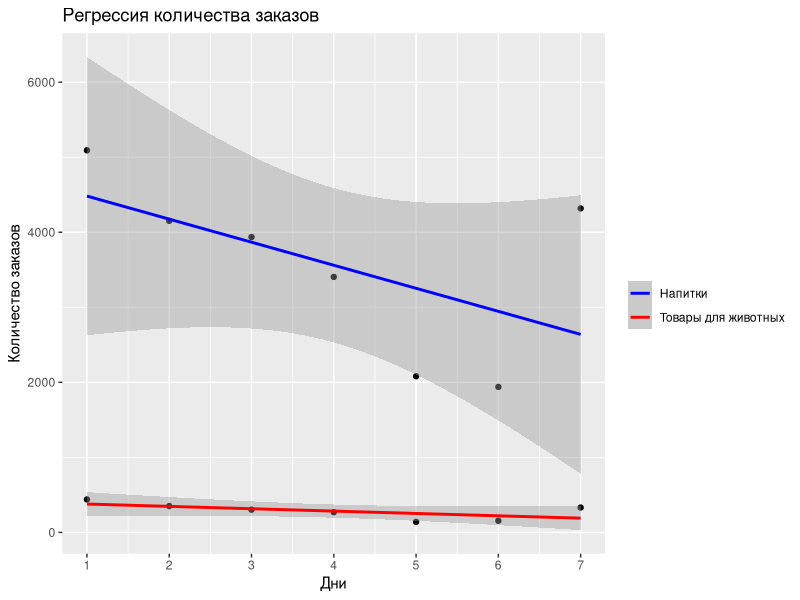

Generate this figure with R:
library(ggplot2)
data <- read.table(file = 'data/ulabox_orders_with_categories_partials_2017.csv', header = TRUE, sep = ",")

drinks_data <- subset(data, Drinks. > 0 )
agg_drinks_data <- aggregate(
  drinks_data$Drinks.,
  by = list(drinks_data$weekday),
  FUN = length
)

pets_data <- subset(data, Pets. > 0 )
agg_pets_data <- aggregate(
  pets_data$Pets.,
  by = list(pets_data$weekday),
  FUN = length
)

myplot <- ggplot() +
geom_point( aes(x = agg_drinks_data$Group.1, y = agg_drinks_data$x)) +
  geom_smooth(aes(x = agg_drinks_data$Group.1, y = agg_drinks_data$x, color='Напитки'), method='lm') +
  geom_point(aes(x =agg_pets_data$ Group.1, y = agg_pets_data$x)) +
  geom_smooth(method='lm', aes(x =agg_pets_data$ Group.1, y = agg_pets_data$x, color="Товары для животных")) +
  scale_x_continuous(breaks = seq(1, 7)) +
  labs(
    title = "Регрессия количества заказов",
    y = "Количество заказов",
    x = "Дни"
  ) +
  scale_colour_manual(
    "", 
    breaks = c("Напитки", "Товары для животных"),
    values = c("blue", "red")
  )

print(myplot)